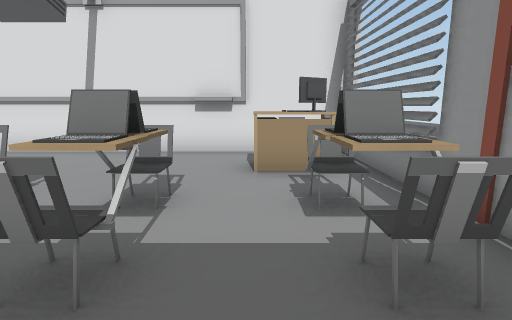
view 1 (above)

21 first-person views from a walk through a scene from a Unity 3-D project. The camera is 1.2 m above the floor, tilts 10° down and sees 80° across. Doors are open. The floor is counted in squares, 1 m on a side. Each view is taken from the middle of a square. On the plan, view 1 faces up. The plan holds only what a view shows up to about 13 squares ahead; the rest is blank. The place goes on beyond the plan. The player character is not drawn. Some animated figures are not drawn.

view 2
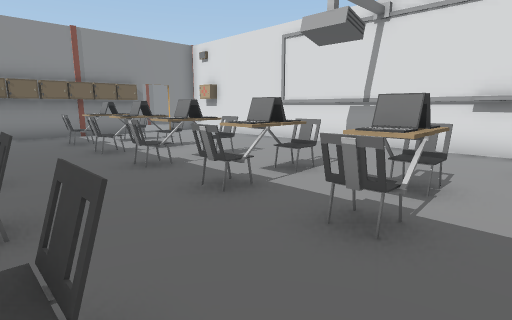

view 3
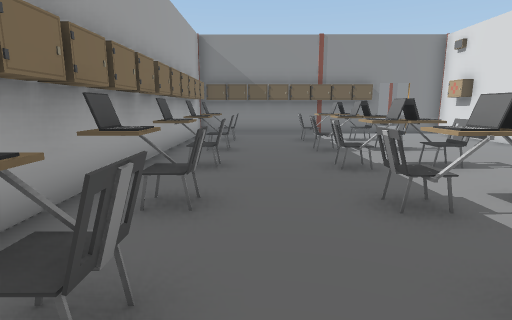

view 4
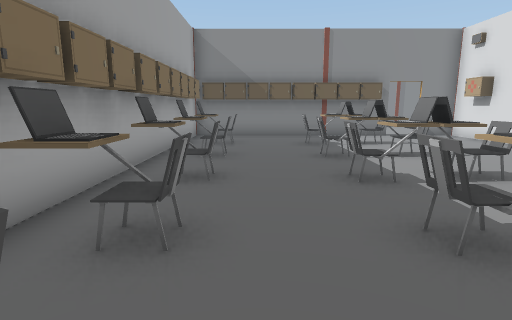

view 5
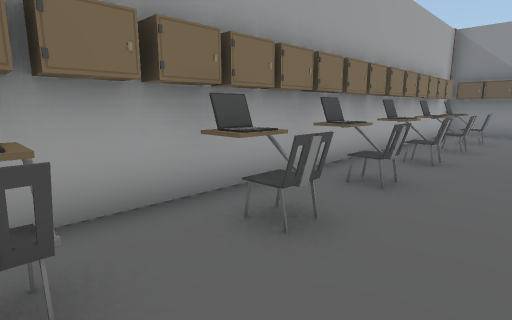

view 6
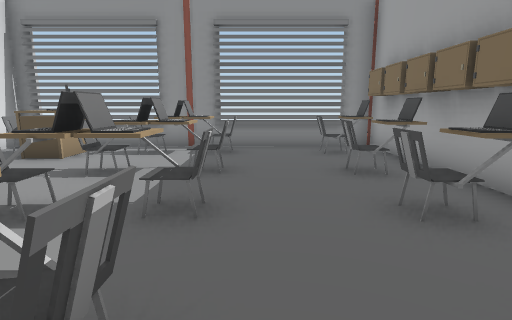

view 7
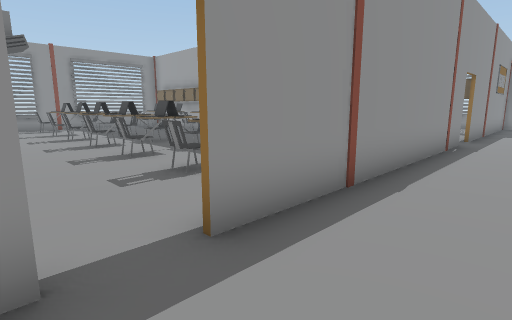

view 8
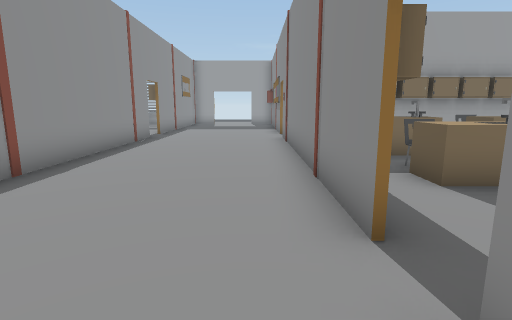

view 9
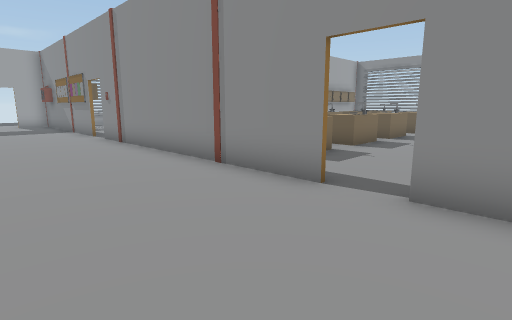

view 10
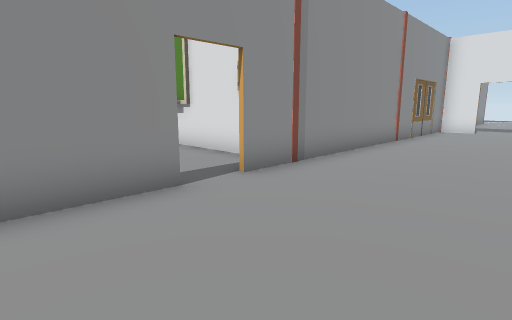

view 11
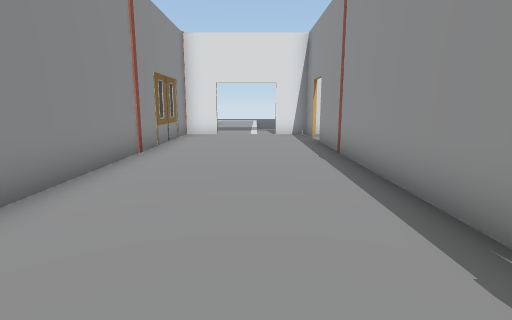

view 12
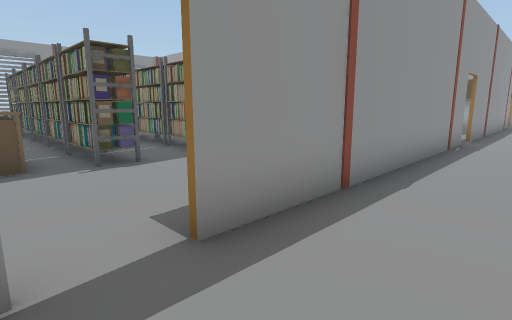

view 13
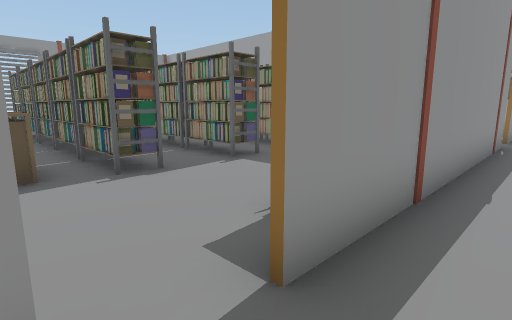

view 14
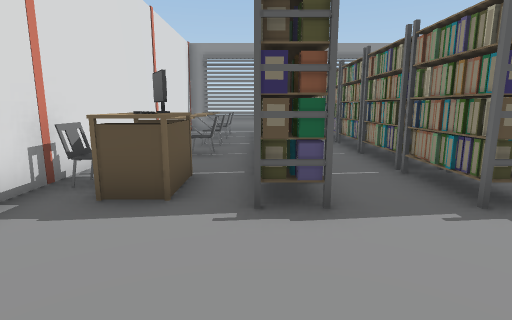

view 15
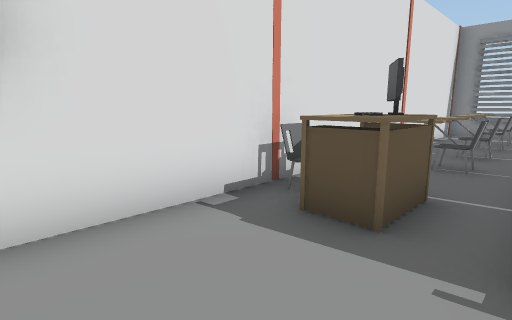

view 16
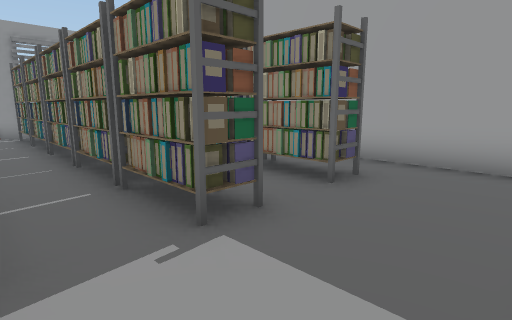

view 17
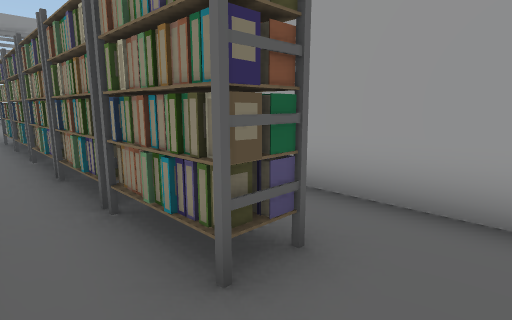

view 18
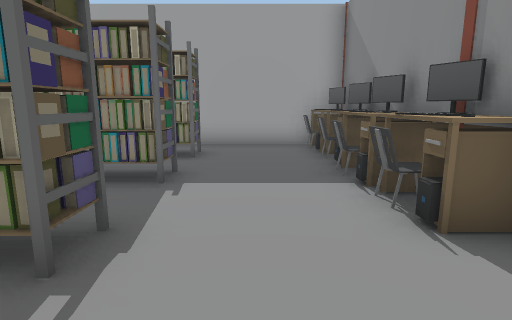

view 19
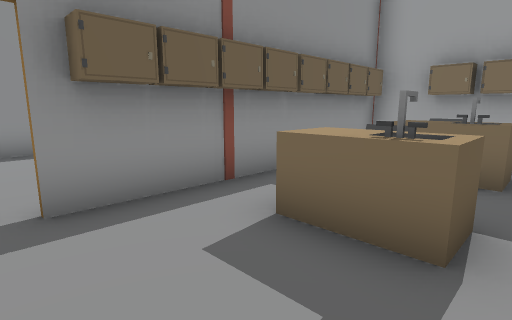

view 20
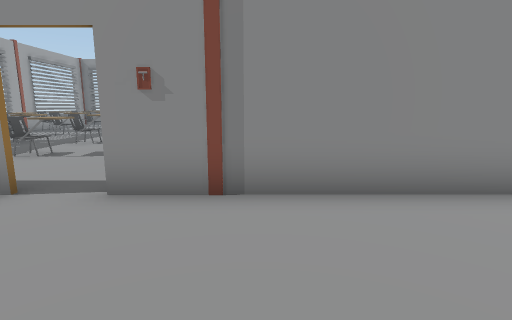

view 21
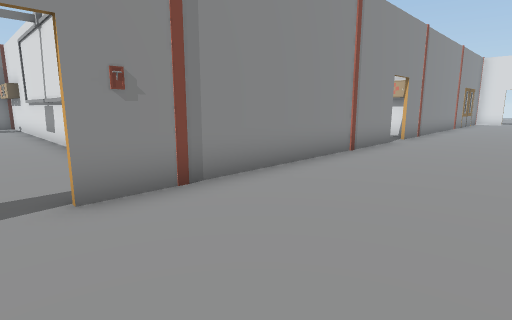

### Floor plan
Points are (right, up) in squares from view 1. A wall is a line through its corners. A room is listed if a view was taken in it or the views show most of it. See-through windows are left out.
Room 1 (views 1, 2, 3, 4, 5, 6, 7, 8, 9, 10, 11, 12, 13, 19, 20, 21)
walls: (-13.8, 6.6) (-13.8, 16.6); (-13.7, 8.6) (-13.7, 6.6); (-13.8, -4.1) (-13.8, -2.5) (2.3, -2.5) (2.3, 7); (-19, -3.4) (-19, -4.1); (-20.8, 8.1) (-23.5, 8.1); (-13.8, -7.5) (-13.8, -5.4); (-23.5, -2.5) (-20.5, -2.5); (-0.5, 7.8) (-1.6, 7.8); (-13.8, 17.8) (-13.8, 19.2) (-15.2, 19.2); (2.3, 8.1) (-13.8, 8.1); (-17.6, 19.2) (-19, 19.2) (-19, 6.6)
ways out: open door at (-14, 17.5) to room 2; open door at (-19, -4.5); open door at (-19, 6); open door at (-16.5, 19); open door at (-14, -4.5); open door at (-14, 6)
objects: chair (-23, -8) to (-22, -7); other object (-23, -2); other object (-22, -2); table (-22, 0) to (-21, 0); table (-22, 3) to (-21, 3); other object (-21, -2); other object (-21, -1); chair (-21, 2); other object (-20, -6) to (-19, -6); other object (-19, -3); other object (-19, -2); other object (-19, -1); other object (-19, 0); other object (-19, 1); other object (-19, 2); other object (-19, 3); other object (-19, 4); other object (-19, 5); other object (-14, -6) to (-13, -6); other object (-14, -2) to (-13, -2); other object (-14, -1) to (-13, -1); other object (-14, 0) to (-13, 0); other object (-14, 1) to (-13, 1); other object (-14, 2) to (-13, 2); other object (-14, 3); other object (-14, 3) to (-13, 4); other object (-14, 4) to (-13, 5); other object (-12, -2); other object (-11, -2); chair (-11, -1); other object (-11, 2); chair (-11, 3) to (-11, 4); other object (-10, -2); other object (-9, -2); chair (-9, -1); laptop (-9, 3); chair (-9, 4) to (-8, 4); other object (-8, -2); chair (-8, 2); other object (-7, -2); other object (-6, -2); chair (-6, -1); chair (-6, 2); laptop (-6, 3); chair (-6, 4); other object (-5, -2); other object (-4, -2); laptop (-4, -1) to (-3, -1); chair (-4, 2) to (-3, 2); laptop (-4, 3); chair (-4, 4); other object (-3, -2); laptop (-3, 3); other object (-2, -2); chair (-2, -1); laptop (-2, 2); other object (-1, -2); laptop (-1, -1); chair (-1, 2); laptop (-1, 3); chair (-1, 4); other object (0, -2); table (0, 6); other object (1, -2); chair (1, -1); laptop (1, 2); chair (1, 3) to (1, 4); computer (1, 6); chair (1, 7)
Room 2 (views 14, 15, 16, 17, 18)
walls: (-8.6, 19.2) (-11.6, 19.2); (-13.7, 14.9) (-13.7, 8.6); (2.3, 13) (2.3, 13.8); (2.3, 17.2) (2.3, 19.2) (-7.4, 19.2); (-13.9, 8.3) (-5.8, 8.3)
ways out: open door at (-14, 17.5) to room 1
objects: other object (-13, 9); table (-13, 10); computer (-13, 11); computer (-13, 12); other object (-13, 13); chair (-13, 14); computer (-13, 15); chair (-12, 12) to (-12, 13); rack (-9, 10) to (-8, 11); rack (-9, 13) to (-7, 13); rack (-9, 15) to (-8, 16); table (-9, 17) to (-9, 18); computer (-8, 17); other object (-8, 18); rack (-7, 10) to (-5, 11); rack (-7, 15) to (-5, 16); rack (-6, 13) to (-5, 13); chair (-6, 18) to (-5, 18); rack (-4, 10) to (-3, 11); rack (-4, 13) to (-3, 13); rack (-4, 15) to (-3, 16); chair (-4, 18) to (-3, 18); rack (-2, 10) to (-1, 11); rack (-2, 13) to (-1, 13); rack (-2, 15) to (-1, 16); chair (-2, 18) to (-1, 18); rack (0, 10) to (1, 11); rack (0, 13) to (1, 13); rack (0, 15) to (1, 16); chair (0, 18)

Positions as (right, up) in squares from view 1, and headings:
1: (0, 0), facing up
2: (0, -1), facing up-left
3: (0, 0), facing left
4: (-1, 0), facing left
5: (1, 1), facing down-left
6: (-7, 1), facing right
7: (-16, 7), facing down-right
8: (-18, 8), facing down
9: (-15, 8), facing down-left
10: (-15, 3), facing up-left
11: (-16, 6), facing up
12: (-16, 18), facing down-right
13: (-15, 18), facing down-right
14: (-13, 16), facing right
15: (-12, 16), facing up-right
16: (-12, 15), facing down-right
17: (-11, 12), facing down-right
18: (-11, 18), facing down
19: (-23, 6), facing down-right
20: (-15, -2), facing left
21: (-15, -5), facing up-left
